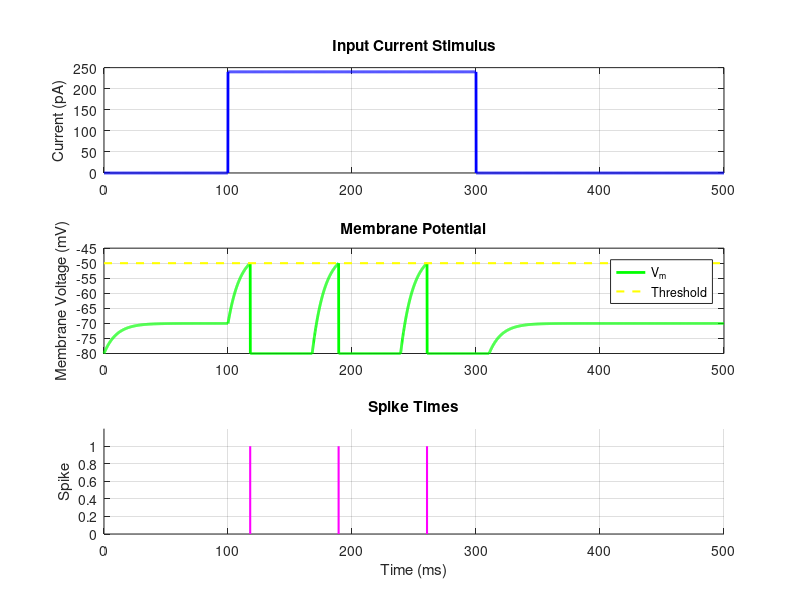

MATLAB code for this plot:
function integrate_fire_neuronPartB()
% INTEGRATE_FIRE_NEURON — Beginner version with Refractory Period
% Shows how multiple inputs add together.

    % ===================== Student Parameters =====================
    % Step 1: 240pA from 100–300 ms
    step1_amp  = 240e-12;   % Step 1 Current Injection Amount (In amperes, 180 picoamperes)
    step1_on   = 100e-3;   % Step 1 Time when Injection Begins (In seconds, 100 ms)
    step1_off  = 300e-3;   % Step 1 Time when Injection Ends (In seconds, 300 ms)
    
    % Basically, pa                     use for 100 ms before injecting 180 pA for 200 ms
    
    % ===============================================================

    % Simulation settings
    dt    = 1e-4;          % seconds, simulation time step (0.1 ms)
    T_end = 0.5;           % seconds, total simulation time (200 ms)
    T     = (0:dt:T_end)'; % time vector. Column vector from 0 to T_end with step-size of dt
    N     = numel(T); % numel counts the number of elements. This is the total number of time steps (num elements in T). 

    % Neuron parameters
    V_reset = -0.080;  % Volts, membrane voltage after a spike
    V_th    = -0.050;  % Volts, threshold membrane potential for a spike
    Rm      = 10e6;    % Ohms, membrane resistance
    Cm      = 100e-12; % Total membrane capacitance (Farads)
    g_L     = 10e-9;   % Leak conductance (Siemens)
    E_L     = -0.070;  % Resting leak potential (Volts)
    tau_m   = Cm/g_L;   % seconds, membrane time constant (τ).
    

    % Build input current: TWO steps
    I_input = zeros(N,1); % Initializes a vector of inputs to 0. N values in the vector because N time steps (see above)
    I_input(T>=step1_on & T<=step1_off) = I_input(T>=step1_on & T<=step1_off) + step1_amp; % Entries in indexes between step1_on and step1_off become step1_amp           
    
    % NOTE: the code supports overlap, so the two input injections are allowed to overlap. They will be summed together

    % Initialize membrane voltage
    Vm = zeros(N,1); % Stores membrane voltage in every timestep
    Vm(1) = V_reset; % Set the first (initial) membrane voltage to the membrane voltage right after a spike has just been fired
    spike_times = []; % Stores the times when there are spikes

    % Euler integration of LIF equation. Basically, if membrane voltage exceeds threshold, fire (so the neuron spikes),
    % record spike time, and reset Vm to V_reset
    refractory_period = 50e-3;  % seconds, 5 ms
    t_last_spike = -Inf;  % Time of last spike, initialized to negative infinity

    for i = 1:N-1
        if (T(i) - t_last_spike) < refractory_period
            Vm(i + 1) = V_reset;

        elseif Vm(i) >= V_th
            spike_times(end+1,1) = T(i); 
            t_last_spike = T(i);
            Vm(i+1) = V_reset;
        else
            dVdt = (-g_L * (Vm(i) - E_L) + I_input(i)) / Cm;
            Vm(i+1) = Vm(i) + dt * dVdt;
        end
    end

    % ----------- Plot results -----------
    figure('Color','w','Position',[100 100 1000 800]);

    % (1) Input current (one step), blue line shows the two step currents
    subplot(3,1,1);
    plot(T*1e3, I_input*1e12, 'b', 'LineWidth', 2);
    ylabel('Current (pA)');
    title('Input Current Stimulus');
    xlim([0 T_end]*1e3);
    grid on;
    
    % (2) Membrane voltage Vm over time (in mV) with yellow dashed line at threshold voltage
    subplot(3,1,2);
    plot(T*1e3, Vm*1e3, 'g', 'LineWidth', 2); hold on;
    plot([0 T_end]*1e3, [V_th V_th]*1e3, 'y--', 'LineWidth', 1.5); % threshold line
    ylabel('Membrane Voltage (mV)');
    title('Membrane Potential');
    xlim([0 T_end]*1e3);
    legend({'V_m','Threshold'}, 'Location', 'best');
    grid on;
    
    % (3) Spike markers (vertical pink line from V_reset to V_th at spike time
    subplot(3,1,3);
    for s = spike_times.'
        line([s s]*1e3, [0 1], 'Color', 'm', 'LineWidth', 1.5); hold on;
    end
    ylim([0 1.2]);
    xlim([0 T_end]*1e3);
    ylabel('Spike');
    xlabel('Time (ms)');
    title('Spike Times');
    grid on;
   
end
